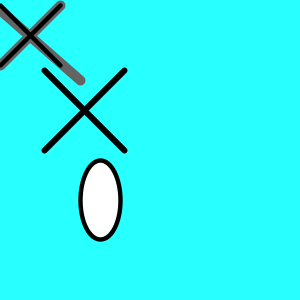
Frame 1 (no input)
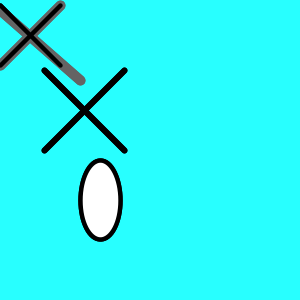
Frame 2 (the mouse pressed at the canvas centre, redrawn once)

The Processing sketch that drew these frames (run headless with seeded random() and noise(); the mouse was pressed at the canvas centre and the sketch redrawn once):

// Processing sketch: sketch_21_2
// ── sketch_21_2.pde
void setup() { 
  size(300, 300); 
  background(40,600,700,80);
  smooth(); 
  noLoop();
}
void draw() {
drawX(100); // Run first drawX()
drawX(4.4); // Run second drawX()
drawX(0, 6, 44, 70, 80); // Run third drawX()
}

   // Draw an X with the gray value set by the parameter
            void drawX(int gray) {
              stroke(gray);
              strokeWeight(10);
              line(0, 10, 80, 80);
              line(60, 5, 0, 65);
}
            // Draw a black X with the thickness set by the parameter
            void drawX(float weight) {
              stroke(0);
              strokeWeight(weight);
              line(0, 5, 60, 65);
              line(60, 5, 0, 65);
              ellipse(100,200,40,79);
              
}
// Draws an X with the gray value, thickness,
// position, and size set by the parameters
void drawX(int gray, int weight, int x, int y, int s) {
              stroke(gray);
              strokeWeight(weight);
              line(x, y, x+s, y+s);
              line(x+s, y, x, y+s);
              
}
